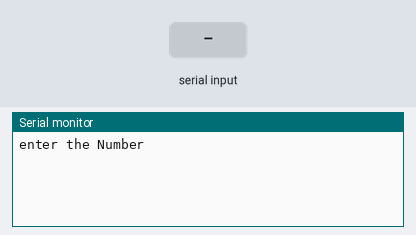
The sketch below on a simulated Arduino Uno, built with avr-gcc and run on an emulated ATmega328P. Shown: the last lines printed to the serial monitor. Inputs (shaded band) come from the test bench.

Above: at 1.2 s.
1.3 s: "90,45\n" received over Serial
At 1.7 s:
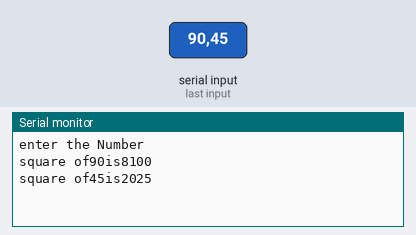
2.8 s: "30,150\n" received over Serial
At 4.2 s:
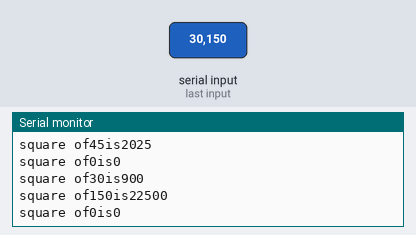
Timing chart, 0 to 5.8 s (numbered marks = the images above; inputs shaded):
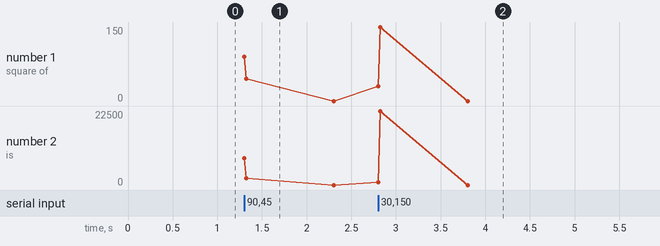

Measured:
- after the input at 1.3 s, the serial monitor: prints a new line at once (image 1)
- after the input at 2.8 s, the serial monitor: prints a new line at once (image 2)

The sketch:

square_number.ino
```cpp
int number;
int squared;
void setup() {
  Serial.begin(9600);
  Serial.println("enter the Number");

}

void loop() {
  if(Serial.available()>0){
    number=Serial.parseInt();
    squared=number * number;
    Serial.print("square of");
    Serial.print(number);
    Serial.print("is");
    Serial.println(squared);

  }

}
```
